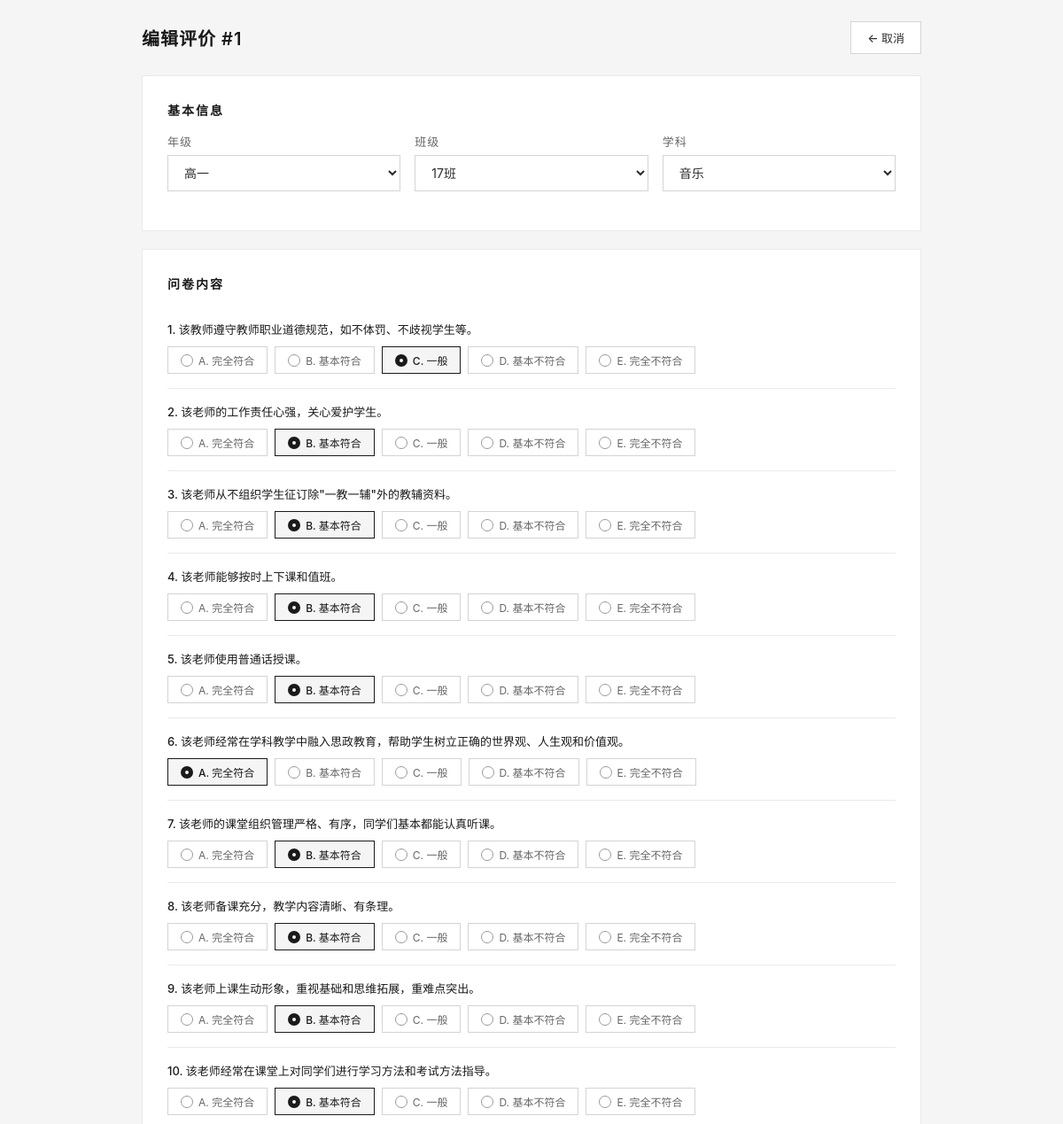
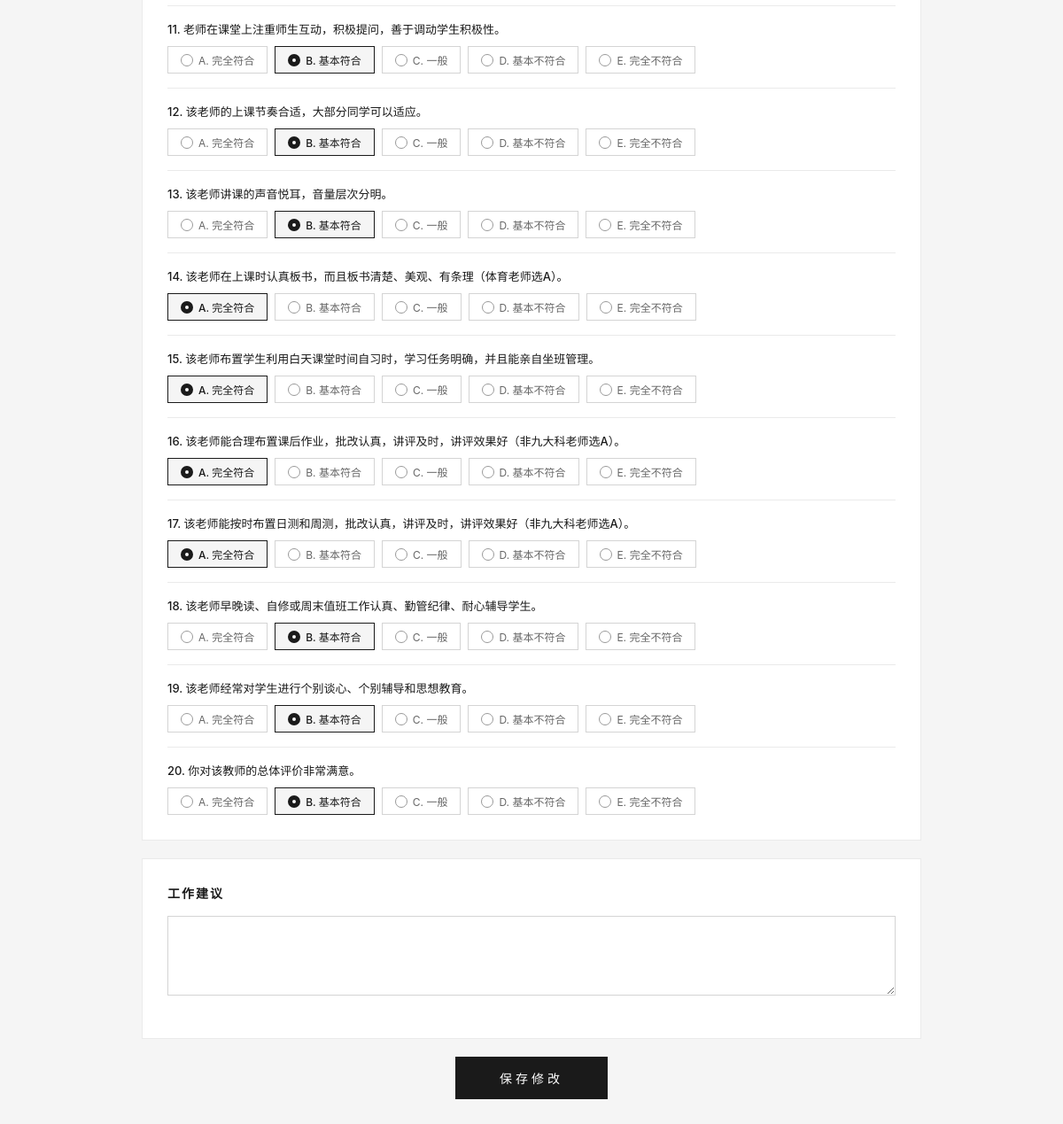
The app's page /admin/result/1/edit (signed in) with its own data (2 pictures, top to bottom).
### models.py (models this page shows, shortened)
class Evaluation(db.Model):
    __tablename__ = 'evaluation'
    id = db.Column(db.Integer, primary_key=True)
    grade = db.Column(db.String(10), nullable=False)
    class_name = db.Column(db.String(10), nullable=False)
    teacher_subject = db.Column(db.String(20), nullable=False)
    q1 = db.Column(db.String(1), nullable=False)
    q2 = db.Column(db.String(1), nullable=False)
    q3 = db.Column(db.String(1), nullable=False)
    q4 = db.Column(db.String(1), nullable=False)
    q5 = db.Column(db.String(1), nullable=False)
    q6 = db.Column(db.String(1), nullable=False)
    q7 = db.Column(db.String(1), nullable=False)
    q8 = db.Column(db.String(1), nullable=False)
    q9 = db.Column(db.String(1), nullable=False)
    q10 = db.Column(db.String(1), nullable=False)
    q11 = db.Column(db.String(1), nullable=False)
    q12 = db.Column(db.String(1), nullable=False)
    q13 = db.Column(db.String(1), nullable=False)
    q14 = db.Column(db.String(1), nullable=False)
    q15 = db.Column(db.String(1), nullable=False)
    q16 = db.Column(db.String(1), nullable=False)
    q17 = db.Column(db.String(1), nullable=False)
    q18 = db.Column(db.String(1), nullable=False)
    q19 = db.Column(db.String(1), nullable=False)
    q20 = db.Column(db.String(1), nullable=False)
    device_uuid = db.Column(db.String(36), nullable=True, index=True)
    suggestions = db.Column(db.Text, default='')
    created_at = db.Column(db.DateTime, default=datetime.now)
    updated_at = db.Column(db.DateTime, default=datetime.now, onupdate=datetime.now)
    ip_address = db.Column(db.String(50), default='')

class ClassConfig(db.Model):
    __tablename__ = 'class_config'
    id = db.Column(db.Integer, primary_key=True)
    grade = db.Column(db.String(10), unique=True, nullable=False)
    class_count = db.Column(db.Integer, nullable=False, default=0)
    updated_at = db.Column(db.DateTime, default=datetime.now, onupdate=datetime.now)

class QuestionConfig(db.Model):
    __tablename__ = 'question_config'
    id = db.Column(db.Integer, primary_key=True)
    question_number = db.Column(db.Integer, unique=True, nullable=False)
    content = db.Column(db.Text, nullable=False)
    max_score = db.Column(db.Integer, nullable=False, default=5)
    updated_at = db.Column(db.DateTime, default=datetime.now, onupdate=datetime.now)

### app.py (the view, shortened to what this page needs)
@app.route('/admin/result/<int:id>/edit', methods=['GET', 'POST'])
@login_required
def admin_edit_evaluation(id):
    qs = get_questions()
    evaluation = Evaluation.query.get_or_404(id)
    all_grades = [c.grade for c in ClassConfig.query.order_by(ClassConfig.id).all()]
    return render_template('admin/edit_evaluation.html', evaluation=evaluation,
                           questions=qs, subjects=SUBJECTS, all_grades=all_grades)

### app.py (called while the page is built)
@login_manager.user_loader
def load_user(user_id):
    return Admin.query.get(int(user_id))

def get_questions():
    qs = QuestionConfig.query.order_by(QuestionConfig.question_number).all()
    if len(qs) >= 20:
        return [q.content for q in qs[:20]]
    return DEFAULT_QUESTIONS

### templates/admin/edit_evaluation.html (shortened to what this page needs)
<!DOCTYPE html>
<html lang="zh-CN">
<head>
</head>
<body>
<div class="container">
  <div class="top-bar">
    <h2>编辑评价 #{{ evaluation.id }}</h2>
    <a href="{{ url_for('admin_result_detail', id=evaluation.id) }}" class="btn">← 取消</a>
  </div>
  <form method="post">
    <div class="card"><div class="card-body">
      <div class="section-title">基本信息</div>
      <div class="row2">
        <div class="form-group">
          <label>年级</label>
          <select name="grade">
            {% for g in all_grades %}
            <option value="{{ g }}" {% if evaluation.grade == g %}selected{% endif %}>{{ g }}</option>
            {% endfor %}
          </select>
        </div>
        <div class="form-group">
          <label>班级</label>
          <select name="className">
            {% for i in range(1, 51) %}
            <option value="{{ i }}" {% if evaluation.class_name == i|string %}selected{% endif %}>{{ i }}班</option>
            {% endfor %}
          </select>
        </div>
        <div class="form-group">
          <label>学科</label>
          <select name="teacherSubject">
            {% set subjects = ['语文','数学','英语','物理','化学','生物','政治','历史','地理','体育','信息技术','音乐','美术','心理'] %}
            {% for s in subjects %}
            <option value="{{ s }}" {% if evaluation.teacher_subject == s %}selected{% endif %}>{{ s }}</option>
            {% endfor %}
          </select>
        </div>
      </div>
    </div></div>
    <div class="card"><div class="card-body">
      <div class="section-title">问卷内容</div>
      {% for i in range(20) %}
      {% set qkey = 'q' + (i+1)|string %}
      <div class="question">
        <div class="question-text">{{ i+1 }}. {{ questions[i] }}</div>
        <div class="options">
          {% for key, label in [('A','完全符合'),('B','基本符合'),('C','一般'),('D','基本不符合'),('E','完全不符合')] %}
          <label>
            <input type="radio" name="{{ qkey }}" value="{{ key }}" {{ 'checked' if evaluation[qkey] == key else '' }}>
            {{ key }}. {{ label }}
          </label>
          {% endfor %}
        </div>
      </div>
      {% endfor %}
    </div></div>
    <div class="card"><div class="card-body">
      <div class="section-title">工作建议</div>
      <div class="form-group">
        <textarea name="suggestions" rows="4">{{ evaluation.suggestions }}</textarea>
      </div>
    </div></div>
    <div class="submit-wrap">
      <button type="submit" class="btn-submit">保存修改</button>
    </div>
  </form>
  <div class="footer">&nbsp;</div>
</div>
</body>
</html>

### templates/admin/edit_evaluation.html (style rules this page uses)
:root { --black: #1a1a1a; --dark: #2d2d2d; --gray-700: #666; --gray-500: #999; --gray-300: #ccc; --gray-100: #e8e8e8; --gray-50: #f5f5f5; --white: #fff; --border: #d4d4d4; --border-light: #eaeaea; --font: -apple-system, BlinkMacSystemFont, 'PingFang SC', 'Noto Sans SC', 'Microsoft YaHei', sans-serif; }
* { margin:0; padding:0; box-sizing:border-box; }
body { font-family: var(--font); background: var(--gray-50); padding: 24px; color: var(--dark); }
.container { max-width: 880px; margin: 0 auto; }
.top-bar { display: flex; justify-content: space-between; align-items: center; margin-bottom: 24px; flex-wrap: wrap; gap: 12px; }
.top-bar h2 { font-size: 20px; font-weight: 600; color: var(--black); letter-spacing: 1px; }
.btn { display: inline-flex; align-items: center; gap: 4px; padding: 8px 18px; border: 1px solid var(--border); font-size: 13px; font-weight: 500; font-family: inherit; cursor: pointer; text-decoration: none; transition: all 0.2s; background: var(--white); color: var(--dark); }
.btn-submit { background: var(--black); color: var(--white); border: none; padding: 14px 50px; font-size: 14px; font-weight: 500; font-family: inherit; cursor: pointer; letter-spacing: 4px; transition: all 0.3s; }
.card { background: var(--white); border: 1px solid var(--border-light); margin-bottom: 20px; }
.card-body { padding: 28px; }
.section-title { font-size: 14px; font-weight: 600; color: var(--black); margin-bottom: 16px; letter-spacing: 2px; text-transform: uppercase; }
.form-group { margin-bottom: 16px; }
.form-group label { display: block; font-size: 13px; font-weight: 500; color: var(--gray-700); margin-bottom: 6px; letter-spacing: 1px; }
select, textarea { width: 100%; padding: 10px 14px; border: 1px solid var(--border); font-size: 14px; font-family: inherit; background: var(--white); color: var(--dark); transition: all 0.2s; }
.row2 { display: flex; gap: 16px; flex-wrap: wrap; }
.row2 .form-group { flex: 1; min-width: 170px; }
.question { padding: 16px 0; border-bottom: 1px solid var(--border-light); }
.question:last-child { border-bottom: none; padding-bottom: 0; }
.question-text { font-size: 13px; font-weight: 500; margin-bottom: 10px; color: var(--black); }
.options { display: flex; flex-wrap: wrap; gap: 8px; }
.options label { display: inline-flex; align-items: center; gap: 6px; padding: 6px 14px; border: 1px solid var(--border); cursor: pointer; font-size: 12px; transition: all 0.2s; color: var(--gray-700); background: var(--white); }
.options input[type="radio"] { appearance: none; width: 14px; height: 14px; border: 1px solid var(--gray-500); border-radius: 50%; margin:0; cursor: pointer; flex-shrink: 0; transition: all 0.2s; }
.options input[type="radio"]:checked { border-color: var(--black); border-width: 5px; }
.options label:has(input:checked) { border-color: var(--black); background: var(--gray-50); color: var(--black); font-weight: 500; }
.submit-wrap { text-align: center; margin-top: 8px; }
.footer { text-align: center; padding: 20px; color: var(--gray-500); font-size: 12px; }

### records on screen
Evaluation: id "1", grade "高一", className "17班", teacherSubject "音乐"
QuestionConfig: i "1", content "该教师遵守教师职业道德规范，如不体罚、不歧视学生等。", key "A" "B" "C" "D" "E", label "完全符合" "基本符合" "一般" "基本不符合" "完全不符合"
QuestionConfig: i "2", content "该老师的工作责任心强，关心爱护学生。", key "A" "B" "C" "D" "E", label "完全符合" "基本符合" "一般" "基本不符合" "完全不符合"
QuestionConfig: i "3", content "该老师从不组织学生征订除\"一教一辅\"外的教辅资料。", key "A" "B" "C" "D" "E", label "完全符合" "基本符合" "一般" "基本不符合" "完全不符合"
QuestionConfig: i "4", content "该老师能够按时上下课和值班。", key "A" "B" "C" "D" "E", label "完全符合" "基本符合" "一般" "基本不符合" "完全不符合"
QuestionConfig: i "5", content "该老师使用普通话授课。", key "A" "B" "C" "D" "E", label "完全符合" "基本符合" "一般" "基本不符合" "完全不符合"
QuestionConfig: i "6", content "该老师经常在学科教学中融入思政教育，帮助学生树立正确的世界观、人生观和价值观。", key "A" "B" "C" "D" "E", label "完全符合" "基本符合" "一般" "基本不符合" "完全不符合"
QuestionConfig: i "7", content "该老师的课堂组织管理严格、有序，同学们基本都能认真听课。", key "A" "B" "C" "D" "E", label "完全符合" "基本符合" "一般" "基本不符合" "完全不符合"
QuestionConfig: i "8", content "该老师备课充分，教学内容清晰、有条理。", key "A" "B" "C" "D" "E", label "完全符合" "基本符合" "一般" "基本不符合" "完全不符合"
QuestionConfig: i "9", content "该老师上课生动形象，重视基础和思维拓展，重难点突出。", key "A" "B" "C" "D" "E", label "完全符合" "基本符合" "一般" "基本不符合" "完全不符合"
QuestionConfig: i "10", content "该老师经常在课堂上对同学们进行学习方法和考试方法指导。", key "A" "B" "C" "D" "E", label "完全符合" "基本符合" "一般" "基本不符合" "完全不符合"
QuestionConfig: i "11", content "老师在课堂上注重师生互动，积极提问，善于调动学生积极性。", key "A" "B" "C" "D" "E", label "完全符合" "基本符合" "一般" "基本不符合" "完全不符合"
QuestionConfig: i "12", content "该老师的上课节奏合适，大部分同学可以适应。", key "A" "B" "C" "D" "E", label "完全符合" "基本符合" "一般" "基本不符合" "完全不符合"
QuestionConfig: i "13", content "该老师讲课的声音悦耳，音量层次分明。", key "A" "B" "C" "D" "E", label "完全符合" "基本符合" "一般" "基本不符合" "完全不符合"
QuestionConfig: i "14", content "该老师在上课时认真板书，而且板书清楚、美观、有条理（体育老师选A）。", key "A" "B" "C" "D" "E", label "完全符合" "基本符合" "一般" "基本不符合" "完全不符合"
QuestionConfig: i "15", content "该老师布置学生利用白天课堂时间自习时，学习任务明确，并且能亲自坐班管理。", key "A" "B" "C" "D" "E", label "完全符合" "基本符合" "一般" "基本不符合" "完全不符合"
QuestionConfig: i "16", content "该老师能合理布置课后作业，批改认真，讲评及时，讲评效果好（非九大科老师选A）。", key "A" "B" "C" "D" "E", label "完全符合" "基本符合" "一般" "基本不符合" "完全不符合"
QuestionConfig: i "17", content "该老师能按时布置日测和周测，批改认真，讲评及时，讲评效果好（非九大科老师选A）。", key "A" "B" "C" "D" "E", label "完全符合" "基本符合" "一般" "基本不符合" "完全不符合"
QuestionConfig: i "18", content "该老师早晚读、自修或周末值班工作认真、勤管纪律、耐心辅导学生。", key "A" "B" "C" "D" "E", label "完全符合" "基本符合" "一般" "基本不符合" "完全不符合"
QuestionConfig: i "19", content "该老师经常对学生进行个别谈心、个别辅导和思想教育。", key "A" "B" "C" "D" "E", label "完全符合" "基本符合" "一般" "基本不符合" "完全不符合"
QuestionConfig: i "20", content "你对该教师的总体评价非常满意。", key "A" "B" "C" "D" "E", label "完全符合" "基本符合" "一般" "基本不符合" "完全不符合"
